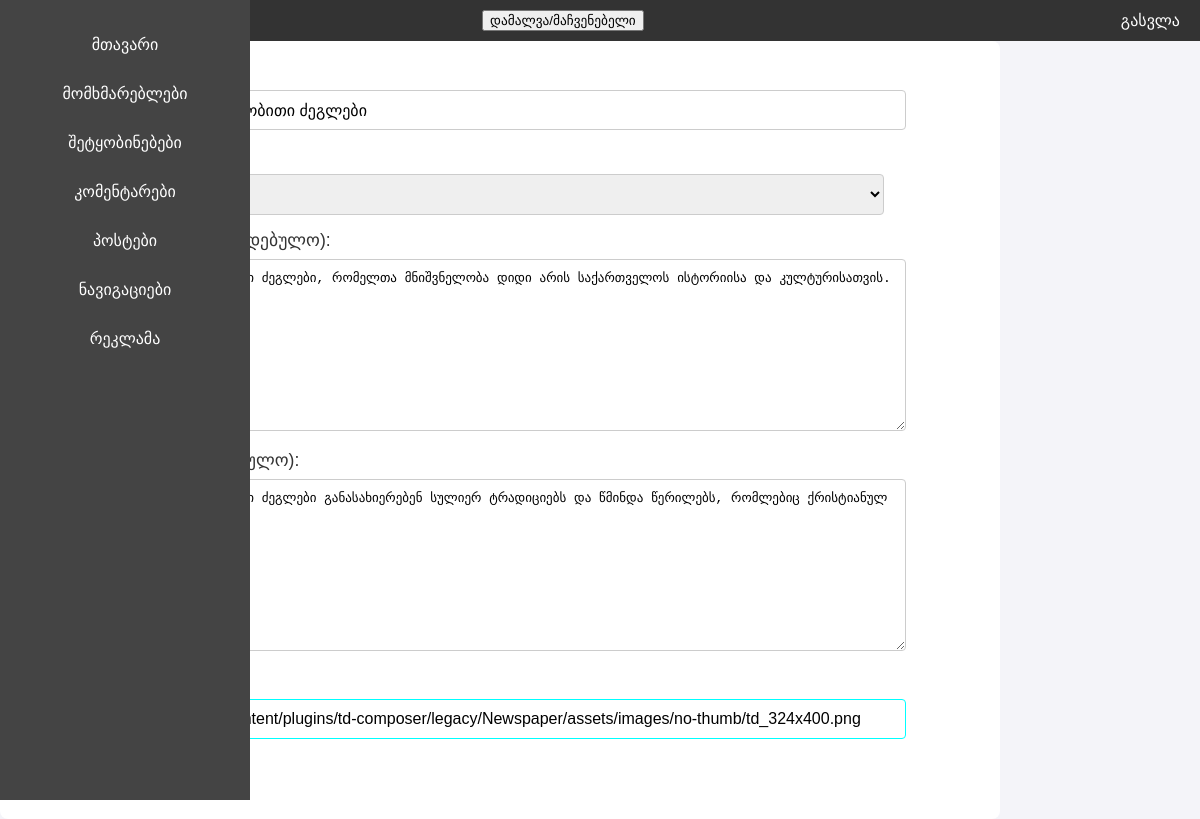
The app's page /admin/index.php?post_edit=59 (signed in) with its own data.
### tables this page shows
CREATE TABLE `posts` (
  `id` int(11) NOT NULL,
  `name` varchar(255) NOT NULL,
  `small_description` text NOT NULL,
  `description` text NOT NULL,
  `imgs` text NOT NULL,
  `created_at` timestamp NOT NULL DEFAULT current_timestamp() ON UPDATE current_timestamp(),
  `count` int(255) NOT NULL,
  `navs_id` int(11) NOT NULL,
  `video` text DEFAULT NULL
);

CREATE TABLE `navs` (
  `id` int(11) NOT NULL,
  `name` varchar(30) NOT NULL,
  `navs_description` text NOT NULL
);

### admin/admin_src/post_edit.php (the view, shortened to what this page needs)
<?php
if(isset($_GET['post_edit'])){
    $idforedit = $_GET['post_edit'];
    $postedit = mysqli_fetch_all($connect->query("SELECT name, id, navs_id, imgs, small_description, description, small_description FROM posts WHERE id = '$idforedit'"), MYSQLI_ASSOC);
    $categories = mysqli_fetch_all($connect->query("SELECT id, name FROM navs"), MYSQLI_ASSOC);
}
$updateSuccess = isset($_GET['updated']) && $_GET['updated'] == 'true';
?>
<form action="?post_edit=<?=$idforedit?>" method="POST" class="edit-post-form">
    <label for="name" class="form-label">სათაური:</label>
    <input type="text" id="name" name="name" value="<?=$postedit[0]['name']?>" class="form-input" required>
    <label for="category" class="form-label">კატეგორია:</label>
    <select id="category" name="category" class="form-input" required>
        <?php foreach($categories as $category): ?>
            <option value="<?=$category['id']?>" <?=$category['id'] == $postedit[0]['navs_id'] ? 'selected' : ''?>><?=$category['name']?></option>
        <?php endforeach; ?>
    </select>
    <label for="small_description" class="form-label">მოკლე აღწერა (არასავალდებულო):</label>
    <textarea id="small_description" name="small_description" class="form-textarea"><?=$postedit[0]['small_description']?></textarea>
    <label for="description" class="form-label">სრული აღწერა (სავალდებულო):</label>
    <textarea id="description" name="description" class="form-textarea" required><?=$postedit[0]['description']?></textarea>
    <label for="imgs" class="form-label">სურათის მისამართი:</label>
    <input type="url" id="imgs" name="imgs" class="form-input" value="<?=$postedit[0]['imgs']?>" placeholder="შეიყვანეთ სურათის მისამართი" required>
    <button type="submit" class="form-submit-btn" <?php echo $updateSuccess ? 'style="display:none;"' : ''; ?>>განაახლე პოსტი</button>
</form>

### admin/adminstyle.css (style rules this page uses)
body { font-family: Arial, sans-serif; margin: 0; padding: 0; background-color: #f4f4f9; }
.edit-post-form { width: 80%; max-width: 80%; padding: 20px; background-color: #ffffff; border-radius: 8px; }
.edit-post-form .form-label { display: block; font-size: 1.1em; margin-bottom: 8px; color: #333; }
.edit-post-form .form-input, .edit-post-form .form-textarea { width: 90%; padding: 10px; margin-bottom: 15px; border: 1px solid #ccc; border-radius: 4px; font-size: 1em; }
.edit-post-form .form-input[type="url"] { border-color: aqua; }
.edit-post-form .form-submit-btn { background-color:aqua; color: white; font-size: 1.1em; padding: 12px 20px; border: none; border-radius: 4px; cursor: pointer; transition: background-color 0.3s ease; }
.edit-post-form .form-textarea { min-height: 150px; resize: vertical; }

### records on screen
posts: name "უძველესი ქართული წერილობითი ძეგლები", category "საეკლესიო ხელოვნება", small_description "უძველესი ქართული წერილობითი ძეგლები, რომელთა მნიშვნელობა დიდი არის საქართველოს ისტორიისა და კულტურისათვის.", description "უძველესი ქართული წერილობითი ძეგლები განასახიერებენ სულიერ ტრადიციებს და წმინდა წერილებს, რომლებიც ქრისტიანულ კულტურას უწყობს ხელს.", imgs "https://www.ambioni.ge/wp-content/plugins/td-composer/legacy/Newspaper/assets/images/no-thumb/td_324x400.png"
